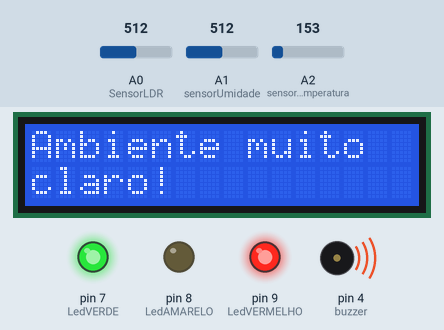
Simulated run of this sketch. Board: Arduino Uno, built with avr-gcc and run on an emulated ATmega328P. Parts: 16×2 character LCD, output pins drawn as LEDs (lit = HIGH), buzzer (waves = sounding). The inputs (shaded band) are chosen by the test bench; at power-on: A2 (sensorTemperatura) = 153, A0 (SensorLDR) = 512, A1 (sensorUmidade) = 512. What the sketch prints to the serial monitor is not drawn.

Above: at 6.1 s.
At 13.2 s:
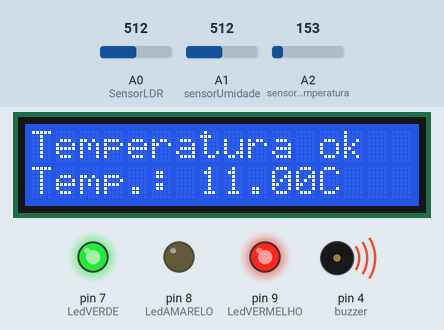
13.3 s: A2 (sensorTemperatura) set to 177
At 17.0 s:
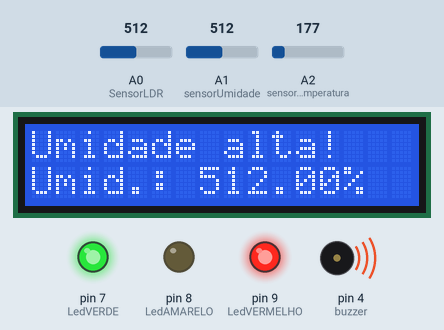
At 23.0 s:
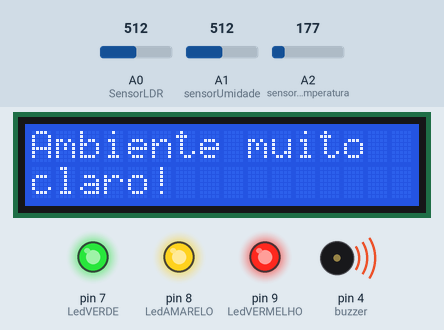
27.3 s: A0 (SensorLDR) set to 263
39.6 s: A0 (SensorLDR) set to 234
51.6 s: A0 (SensorLDR) set to 60
65.6 s: A0 (SensorLDR) set to 90
77.6 s: A0 (SensorLDR) set to 104
At 81.5 s:
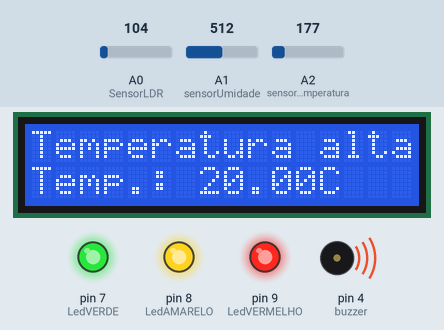
Timing chart, 0 to 83.0 s (numbered marks = the images above; inputs shaded):
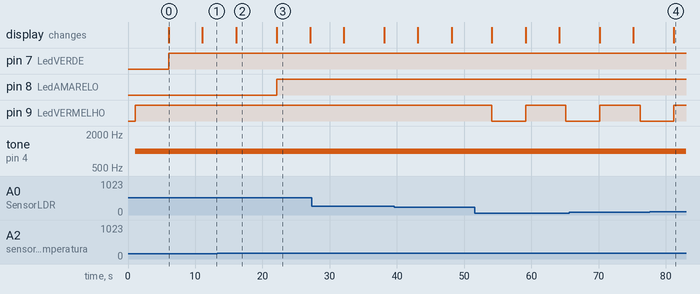

The sketch:

cp2_edgecomputing1.ino
```cpp
#include <LiquidCrystal.h>
// Linha 1: inclui a biblioteca do lcd para facilitar
// Linha 2: define os pins que está o lcd
LiquidCrystal lcd(12, 11, 10, 6, 5, 3, 2);

// Define pins dos leds
int LedVERDE=7;
int LedAMARELO=8;
int LedVERMELHO=9;

// Define pin do sensor de luminosidade e seu valor inicial
float SensorLDR=A0;
int valorSensorLDR=0;

// Define pin do buzzer
int buzzer=4;

// Define pins dos sensores de umidade e temperatura
int sensorUmidade = A1;
int sensorTemperatura = A2;

void setup()
{

  Serial.begin(9600);

  pinMode(LedVERDE,OUTPUT);
  pinMode(LedVERMELHO,OUTPUT);
  pinMode(LedAMARELO,OUTPUT);
  pinMode(SensorLDR,INPUT);
  pinMode(buzzer,OUTPUT);

  lcd.begin(16,2);
}

void loop(){
  // Variaveis que vai ler o valor passado do sensor de fotoluz, temperatura e umidade
  int valorSensorLDR=analogRead(SensorLDR);
  int leitorTemperatura = analogRead(sensorTemperatura);
  float umidade = analogRead(sensorUmidade);

   // Transforma a temperatura lida em graus celcius
   float temperatura = (leitorTemperatura * (5000 / 1024) - 500) / 10;

   // Mostra os valores no Serial
  	Serial.println(valorSensorLDR);
    Serial.print("Temperatura: ");
    Serial.print(temperatura);
    Serial.println("ºC");

    Serial.print("Umidade: ");
    Serial.print(umidade);
    Serial.println("%");
  	delay(1000);

  // Condições para a luz do ambiente
  if(valorSensorLDR<100)
  {
    digitalWrite(LedVERDE,HIGH);
  }

  if(valorSensorLDR>=100&&valorSensorLDR<=250){
    digitalWrite(LedAMARELO,HIGH);

    limpaLCD();
  	lcd.setCursor(0,0);
  	lcd.print("Ambiente meia");
    lcd.setCursor(0,1);
    lcd.print("luz!");
  }

 if(valorSensorLDR>250){
    digitalWrite(LedVERMELHO,HIGH);
    tone(buzzer,1000);

    limpaLCD();
  	lcd.setCursor(0,0);
  	lcd.print("Ambiente muito");
    lcd.setCursor(0,1);
    lcd.print("claro!");
 }
 else {
   noTone(buzzer);
   digitalWrite(LedVERMELHO,LOW);
 }

  // Condições de temperatura
  if(temperatura >= 10 && temperatura <= 15){
    digitalWrite(LedVERDE,HIGH);

    limpaLCD();
    lcd.setCursor(0,0);
    lcd.print("Temperatura ok");
    lcd.setCursor(0,1);
    lcd.print("Temp.: ");
    lcd.print(temperatura);
    lcd.print("C");
  }

  if(temperatura < 10){
    digitalWrite(LedAMARELO, HIGH);
    tone(buzzer,1000);

    limpaLCD();
    lcd.setCursor(0,0);
    lcd.print("Temperatura baixa!");
    lcd.setCursor(0,1);
    lcd.print("Temp.: ");
    lcd.print(temperatura);
    lcd.print("C");
  }
  else if(temperatura >= 10 && temperatura <= 15){
   noTone(buzzer);
 }

  if(temperatura > 15){
    digitalWrite(LedAMARELO, HIGH);
    tone(buzzer,1000);

    limpaLCD();
    lcd.setCursor(0,0);
    lcd.print("Temperatura alta!");
    lcd.setCursor(0,1);
    lcd.print("Temp.: ");
    lcd.print(temperatura);
    lcd.print("C");
  } else if(temperatura >= 10 && temperatura <= 15){
   noTone(buzzer);
   digitalWrite(LedAMARELO, LOW);
 }

  // Condições de umidade
  if(umidade >= 50 && umidade <= 70){
    digitalWrite(LedVERDE,HIGH);

    limpaLCD();
    lcd.setCursor(0,0);
    lcd.print("Umidade ok");
    lcd.setCursor(0,1);
    lcd.print("Umid.: ");
    lcd.print(umidade);
    lcd.print("%");
  }

  if(umidade < 50){
    digitalWrite(LedVERMELHO, HIGH);
    tone(buzzer,1000);

    limpaLCD();
    lcd.setCursor(0,0);
    lcd.print("Umidade baixa!");
    lcd.setCursor(0,1);
    lcd.print("Umid.: ");
    lcd.print(umidade);
    lcd.print("%");
  }
  else if(umidade >= 50 && umidade <= 70){
    noTone(buzzer);
    digitalWrite(LedVERMELHO, LOW);
  }

    if(umidade > 70){
    digitalWrite(LedVERMELHO, HIGH);
    tone(buzzer,1000);

    limpaLCD();
    lcd.setCursor(0,0);
    lcd.print("Umidade alta!");
    lcd.setCursor(0,1);
    lcd.print("Umid.: ");
    lcd.print(umidade);
    lcd.print("%");
  }
  else if(umidade >= 50 && umidade <= 70){
    noTone(buzzer);
    digitalWrite(LedVERMELHO, LOW);
  }

}

// Função que limpa o LCD
void limpaLCD(){
  delay(5000);
  lcd.clear();
}

    
```

Measured:
- the behaviour switches between 164 and 165 on A2 (sensorTemperatura) (found by bisection; images 1 and 2)
- after the input at 13.3 s, pin 8 (LedAMARELO): LOW → HIGH after 8.8 s
- after the input at 77.6 s, pin 9 (LedVERMELHO): goes on until 81.2 s, then stays HIGH
- what the display in image 0 shows lasts 5.0 s, from 6.1 s to 11.1 s
- what the display in image 2 shows lasts 6.0 s, from 16.1 s to 22.1 s
